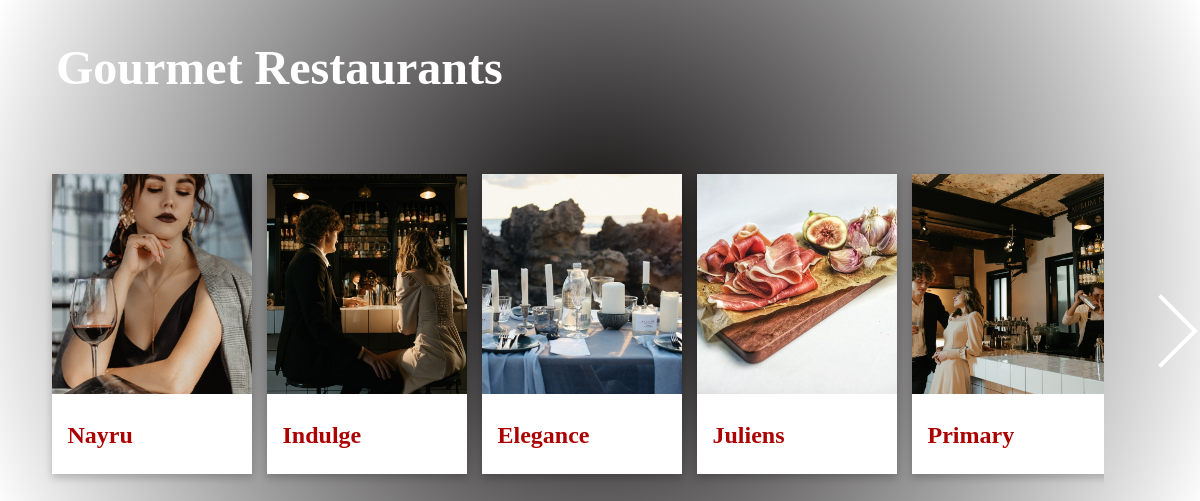
The page /listar/ on the database as committed earlier.
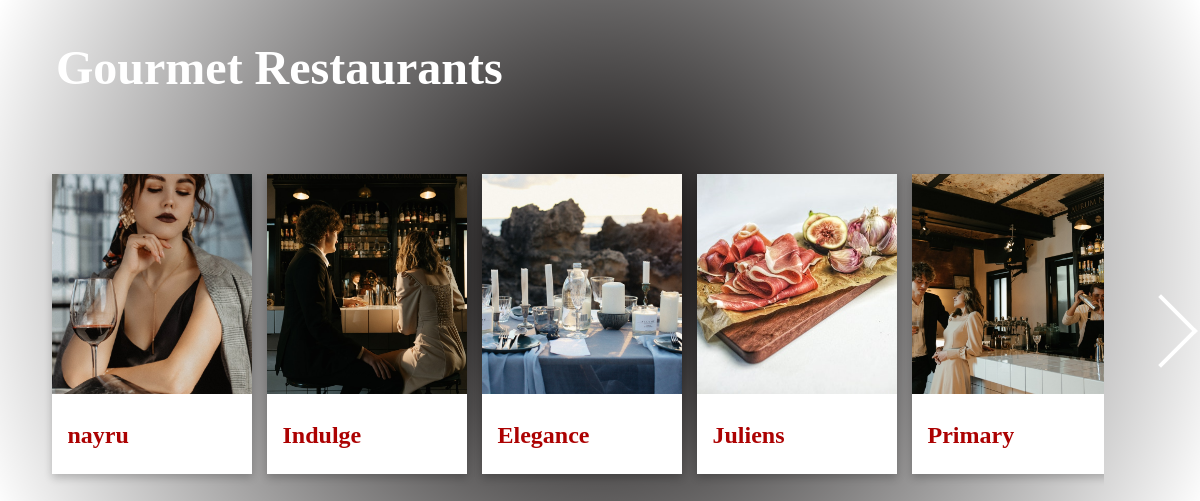
The same page on the database as committed later.
### restaurante/models.py (models this page shows, shortened)
class Restaurant(models.Model):
    id = models.AutoField(primary_key=True)
    name = models.CharField(max_length=50)
    city = models.CharField(max_length=20, choices=Ciudad, default="Armenia")
    departamento = models.CharField(max_length=20,default="Quindío")
    price_min = models.CharField(max_length=10)
    price_max = models.CharField(max_length=50)
    menu = models.ManyToManyField(ItemMenu)
    parking = models.BooleanField()
    email = models.EmailField()
    credit_card = models.BooleanField()
    debit_card = models.BooleanField()
    description = models.TextField()
    type = models.CharField(max_length=20, choices=Categoria, default="Gourmet")
    place = models.CharField(max_length=50)
    principal_image = models.ImageField(upload_to='restaurant/principal-img', null=True, blank=True)
    gallery = models.ManyToManyField(Gallery)
    events = models.ManyToManyField(Event)
    slug = models.SlugField(unique=True)

### restaurante/views.py (the view)
# urls.py: path('listar/', views.list_restaurants, name='listar'),
def list_restaurants(request):
    restaurant = Restaurant.objects.all()
    data = {
        'restaurant': restaurant
    }
    return render(request, 'app/restaurant/list.html', data)

### restaurante/templates/app/restaurant/list.html (shortened to what this page needs)
<!doctype html>
<html lang="es">
<head>
    {% load static %}
    <link
          rel="stylesheet"
          href="https://cdnjs.cloudflare.com/ajax/libs/font-awesome/5.15.3/css/all.min.css"
        />
    <link rel="stylesheet" type="text/css" href="{% static 'css/restaurant-list.css' %}">
    {% load pwa %}
</head>
<body>
 <h2 style="font-size:3rem; color: #fff; margin-left:3rem;">Gourmet Restaurants</h2>
 <div class="container">
    <div id="cards-container">
      <div class="cards">
        {% for r in restaurant %}
          {% if r.type == 'Gourmet' %}
          <div class="card" style="width:200px; height:300px; display: flex; flex-direction: column; text-align:center;">
              <a href="/restaurante/{{ r.slug }}" style="text-decoration:none; color: #AC0202; text-align:center;">
                  {% if r.principal_image  %}
                    <img src="{{ r.principal_image.url }}" alt="Architecture" style="width:200px; height:220px; object-fit:cover;">
                  {% endif %}
                  <div class="container">
                      <h2>
                          {{ r.name }}
                      </h2>
                  </div>
              </a>
          </div>
          {% endif %}
        {% endfor %}
      </div>
    </div>
   <div id="slide-right-container">
      <div class="slide-right">
      </div>
    </div>
  </div>
</body>
</html>

### restaurante/static/css/restaurant-list.css (style rules this page uses)
body { background: radial-gradient(circle, rgba(3,0,0,1) 0%, rgba(3,3,3,0) 100%), url("https://images.pexels.com/photos/1833349/pexels-photo-1833349.jpeg?cs=srgb&dl=pexels-valeria-boltneva-1833349.jpg&fm=jpg"); background-size: cover; background-position: center; background-repeat: no-repeat; }
.container { display: -webkit-box; display: -ms-flexbox; display: flex; -webkit-box-align: center; -ms-flex-align: center; align-items: center; -webkit-box-pack: justify; -ms-flex-pack: justify; justify-content: space-between; padding: 4px 16px; }
#cards-container { overflow: hidden; margin: 20px; }
.cards { display: -webkit-box; display: -ms-flexbox; display: flex; width: 99999px; }
.card { -webkit-box-shadow: 0 4px 8px 0 rgba(0, 0, 0, 0.2); box-shadow: 0 4px 8px 0 rgba(0, 0, 0, 0.2); background: #fff; -webkit-transition: 0.3s; transition: 0.3s; width: 235px; margin: 15px 7.5px; }
#slide-left-container, #slide-right-container { display: none; }
#slide-left-container.active, #slide-right-container.active { display: block; cursor: pointer; }
.slide-left, .slide-right { border-color: #fff; border-style: solid; height: 3rem; width: 3rem; margin-top: 30%; }
.slide-right { border-width: 4px 4px 0 0; -webkit-transform: rotate(45deg); transform: rotate(45deg); margin-left: 22%; }

Rows that differ between the two databases and show on the page:
changed Restaurant: name "Nayru" → "nayru"
